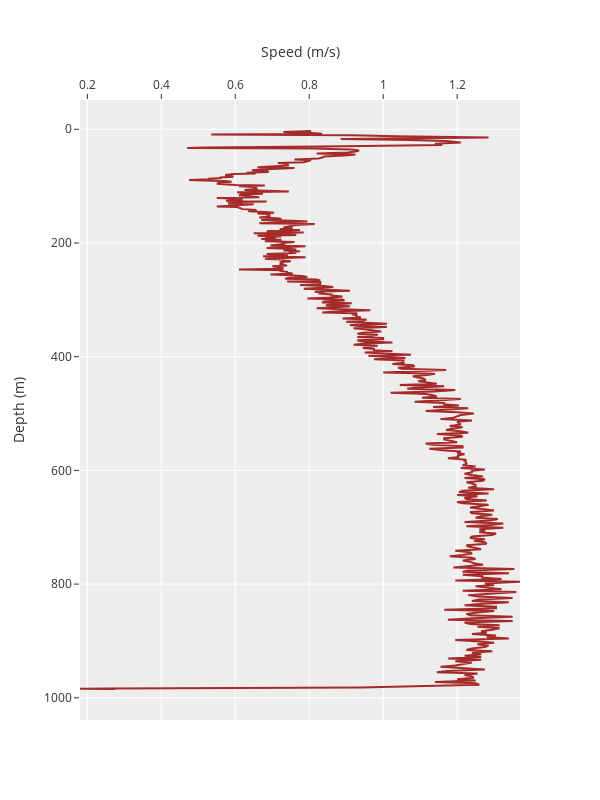

Here is the notebook cell this chart was saved with:
### Markdown cell above
#### Recovery speed (m/s)

### Code cell
fig4 = make_subplots(
    rows=1,cols=1)

fig4.add_trace(
    go.Scatter(x=df_up['dip_speed(m/s)'],y=df_up['Depth'],line=dict(color='brown'),showlegend=False),
    row=1,col=1
)

fig4.update_yaxes(autorange="reversed", row=1, col=1)

fig4.update_layout( 
    xaxis={'side':'top'},
    xaxis_title="Speed (m/s)",
    yaxis_title="Depth (m)",
    template='ggplot2',
    height=800,
    width=600,
    
    
)

### Figure 1 — Plotly figure (JSON) as saved in the notebook; plotly's stock layout.template omitted (floating-point values rounded to 4 significant figures; data arrays with more than 128 entries replaced by an {"elided": "..."} marker saying what was removed)
{"data": [{"line": {"color": "brown"}, "showlegend": false, "type": "scatter", "x": {"elided": "501 float values"}, "xaxis": "x", "y": {"elided": "501 float values"}, "yaxis": "y"}], "layout": {"height": 800, "width": 600, "xaxis": {"anchor": "y", "autorange": true, "domain": [0, 1], "range": [0.18, 1.37], "side": "top", "title": {"text": "Speed (m/s)"}, "type": "linear"}, "yaxis": {"anchor": "x", "autorange": true, "domain": [0, 1], "range": [1039.0, -51.53], "title": {"text": "Depth (m)"}, "type": "linear"}}}
